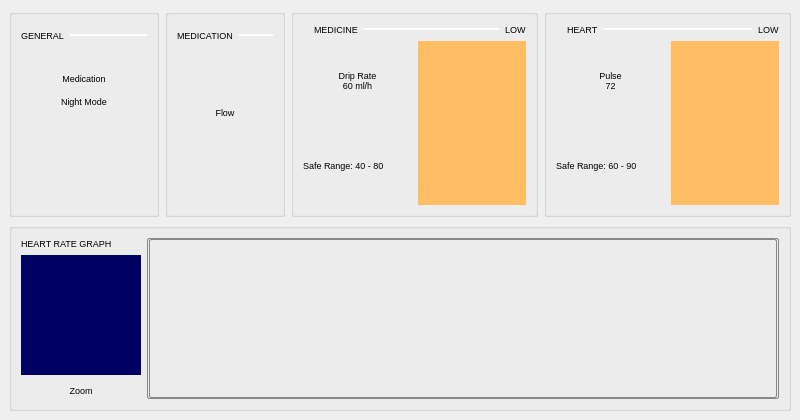
<?xml version="1.0" encoding="UTF-8"?>
<ui version="4.0">
 <class>PatientCare</class>
 <widget class="QWidget" name="PatientCare">
  <property name="geometry">
   <rect>
    <x>0</x>
    <y>0</y>
    <width>800</width>
    <height>420</height>
   </rect>
  </property>
  <property name="font">
   <font>
    <pointsize>7</pointsize>
   </font>
  </property>
  <property name="windowTitle">
   <string>PatientCare (Demo)</string>
  </property>
  <layout class="QVBoxLayout" name="verticalLayout_2">
   <property name="leftMargin">
    <number>0</number>
   </property>
   <property name="topMargin">
    <number>0</number>
   </property>
   <property name="rightMargin">
    <number>0</number>
   </property>
   <property name="bottomMargin">
    <number>0</number>
   </property>
   <item>
    <layout class="QVBoxLayout" name="topLayout">
     <property name="leftMargin">
      <number>9</number>
     </property>
     <property name="topMargin">
      <number>9</number>
     </property>
     <property name="rightMargin">
      <number>9</number>
     </property>
     <property name="bottomMargin">
      <number>9</number>
     </property>
     <item>
      <layout class="QHBoxLayout" name="layoutGroupBoxes">
       <item>
        <widget class="QGroupBox" name="gbGeneral">
         <property name="sizePolicy">
          <sizepolicy hsizetype="Expanding" vsizetype="Expanding">
           <horstretch>0</horstretch>
           <verstretch>1</verstretch>
          </sizepolicy>
         </property>
         <property name="minimumSize">
          <size>
           <width>150</width>
           <height>0</height>
          </size>
         </property>
         <property name="maximumSize">
          <size>
           <width>150</width>
           <height>16777215</height>
          </size>
         </property>
         <property name="font">
          <font/>
         </property>
         <property name="title">
          <string/>
         </property>
         <property name="flat">
          <bool>false</bool>
         </property>
         <layout class="QVBoxLayout" name="layoutGeneral">
          <item>
           <layout class="QHBoxLayout" name="horizontalLayout">
            <item>
             <widget class="QLabel" name="lblGeneral">
              <property name="sizePolicy">
               <sizepolicy hsizetype="Preferred" vsizetype="Fixed">
                <horstretch>0</horstretch>
                <verstretch>0</verstretch>
               </sizepolicy>
              </property>
              <property name="minimumSize">
               <size>
                <width>0</width>
                <height>22</height>
               </size>
              </property>
              <property name="text">
               <string>GENERAL</string>
              </property>
             </widget>
            </item>
            <item>
             <widget class="QWidget" name="widget" native="true">
              <property name="sizePolicy">
               <sizepolicy hsizetype="Expanding" vsizetype="Fixed">
                <horstretch>0</horstretch>
                <verstretch>0</verstretch>
               </sizepolicy>
              </property>
              <property name="maximumSize">
               <size>
                <width>16777215</width>
                <height>2</height>
               </size>
              </property>
              <property name="styleSheet">
               <string notr="true">background-color: rgb(255, 255, 255);</string>
              </property>
             </widget>
            </item>
           </layout>
          </item>
          <item>
           <spacer name="verticalSpacer_2">
            <property name="orientation">
             <enum>Qt::Vertical</enum>
            </property>
            <property name="sizeType">
             <enum>QSizePolicy::Fixed</enum>
            </property>
            <property name="sizeHint" stdset="0">
             <size>
              <width>20</width>
              <height>15</height>
             </size>
            </property>
           </spacer>
          </item>
          <item>
           <widget class="QtSvgSlideSwitch" name="switchSystemOff" native="true">
            <property name="styleSheet">
             <string notr="true">background-color: rgb(0, 85, 0)</string>
            </property>
           </widget>
          </item>
          <item>
           <widget class="QLabel" name="label">
            <property name="sizePolicy">
             <sizepolicy hsizetype="Expanding" vsizetype="Preferred">
              <horstretch>0</horstretch>
              <verstretch>0</verstretch>
             </sizepolicy>
            </property>
            <property name="text">
             <string>  Medication  </string>
            </property>
            <property name="alignment">
             <set>Qt::AlignCenter</set>
            </property>
           </widget>
          </item>
          <item>
           <widget class="QtSvgSlideSwitch" name="switchNightMode" native="true">
            <property name="styleSheet">
             <string notr="true">background-color: rgb(0, 85, 0)</string>
            </property>
           </widget>
          </item>
          <item>
           <widget class="QLabel" name="label_5">
            <property name="sizePolicy">
             <sizepolicy hsizetype="Expanding" vsizetype="Preferred">
              <horstretch>0</horstretch>
              <verstretch>0</verstretch>
             </sizepolicy>
            </property>
            <property name="text">
             <string>  Night Mode  </string>
            </property>
            <property name="alignment">
             <set>Qt::AlignCenter</set>
            </property>
           </widget>
          </item>
          <item>
           <spacer name="verticalSpacer">
            <property name="orientation">
             <enum>Qt::Vertical</enum>
            </property>
            <property name="sizeType">
             <enum>QSizePolicy::Expanding</enum>
            </property>
            <property name="sizeHint" stdset="0">
             <size>
              <width>20</width>
              <height>62</height>
             </size>
            </property>
           </spacer>
          </item>
         </layout>
        </widget>
       </item>
       <item>
        <widget class="QGroupBox" name="gbMedication">
         <property name="sizePolicy">
          <sizepolicy hsizetype="Expanding" vsizetype="Expanding">
           <horstretch>0</horstretch>
           <verstretch>1</verstretch>
          </sizepolicy>
         </property>
         <property name="minimumSize">
          <size>
           <width>120</width>
           <height>0</height>
          </size>
         </property>
         <property name="maximumSize">
          <size>
           <width>120</width>
           <height>16777215</height>
          </size>
         </property>
         <property name="font">
          <font/>
         </property>
         <property name="title">
          <string/>
         </property>
         <property name="flat">
          <bool>false</bool>
         </property>
         <layout class="QVBoxLayout" name="layoutMedication">
          <property name="sizeConstraint">
           <enum>QLayout::SetMinimumSize</enum>
          </property>
          <item>
           <layout class="QHBoxLayout" name="horizontalLayout_2">
            <item>
             <widget class="QLabel" name="lblMedication">
              <property name="sizePolicy">
               <sizepolicy hsizetype="Preferred" vsizetype="Minimum">
                <horstretch>0</horstretch>
                <verstretch>0</verstretch>
               </sizepolicy>
              </property>
              <property name="minimumSize">
               <size>
                <width>0</width>
                <height>22</height>
               </size>
              </property>
              <property name="text">
               <string>MEDICATION</string>
              </property>
             </widget>
            </item>
            <item>
             <widget class="QWidget" name="widget2" native="true">
              <property name="sizePolicy">
               <sizepolicy hsizetype="Expanding" vsizetype="Fixed">
                <horstretch>0</horstretch>
                <verstretch>0</verstretch>
               </sizepolicy>
              </property>
              <property name="maximumSize">
               <size>
                <width>16777215</width>
                <height>2</height>
               </size>
              </property>
              <property name="styleSheet">
               <string notr="true">background-color: rgb(255, 255, 255);</string>
              </property>
             </widget>
            </item>
           </layout>
          </item>
          <item>
           <spacer name="spacerMedication1">
            <property name="orientation">
             <enum>Qt::Vertical</enum>
            </property>
            <property name="sizeType">
             <enum>QSizePolicy::Fixed</enum>
            </property>
            <property name="sizeHint" stdset="0">
             <size>
              <width>20</width>
              <height>15</height>
             </size>
            </property>
           </spacer>
          </item>
          <item>
           <widget class="QtScrollDial" name="medicineFlow" native="true">
            <property name="sizePolicy">
             <sizepolicy hsizetype="Minimum" vsizetype="Minimum">
              <horstretch>0</horstretch>
              <verstretch>0</verstretch>
             </sizepolicy>
            </property>
            <property name="minimumSize">
             <size>
              <width>30</width>
              <height>30</height>
             </size>
            </property>
            <property name="maximumSize">
             <size>
              <width>156</width>
              <height>126</height>
             </size>
            </property>
           </widget>
          </item>
          <item>
           <widget class="QLabel" name="labelFlow">
            <property name="sizePolicy">
             <sizepolicy hsizetype="Expanding" vsizetype="Fixed">
              <horstretch>0</horstretch>
              <verstretch>0</verstretch>
             </sizepolicy>
            </property>
            <property name="minimumSize">
             <size>
              <width>31</width>
              <height>18</height>
             </size>
            </property>
            <property name="font">
             <font/>
            </property>
            <property name="text">
             <string>Flow</string>
            </property>
            <property name="alignment">
             <set>Qt::AlignCenter</set>
            </property>
           </widget>
          </item>
          <item>
           <spacer name="spacerMedication2">
            <property name="sizePolicy">
             <sizepolicy hsizetype="Minimum" vsizetype="Expanding">
              <horstretch>0</horstretch>
              <verstretch>0</verstretch>
             </sizepolicy>
            </property>
            <property name="orientation">
             <enum>Qt::Vertical</enum>
            </property>
            <property name="sizeType">
             <enum>QSizePolicy::Expanding</enum>
            </property>
            <property name="sizeHint" stdset="0">
             <size>
              <width>0</width>
              <height>0</height>
             </size>
            </property>
           </spacer>
          </item>
         </layout>
        </widget>
       </item>
       <item>
        <widget class="QGroupBox" name="gbFlow">
         <property name="sizePolicy">
          <sizepolicy hsizetype="Expanding" vsizetype="Expanding">
           <horstretch>0</horstretch>
           <verstretch>1</verstretch>
          </sizepolicy>
         </property>
         <property name="minimumSize">
          <size>
           <width>0</width>
           <height>0</height>
          </size>
         </property>
         <property name="font">
          <font/>
         </property>
         <property name="title">
          <string/>
         </property>
         <property name="flat">
          <bool>false</bool>
         </property>
         <layout class="QGridLayout" name="gridLayout_3">
          <item row="0" column="0" colspan="2">
           <layout class="QHBoxLayout" name="horizontalLayout_3">
            <item>
             <widget class="QLabel" name="lblLedFlow">
              <property name="sizePolicy">
               <sizepolicy hsizetype="Minimum" vsizetype="Minimum">
                <horstretch>0</horstretch>
                <verstretch>0</verstretch>
               </sizepolicy>
              </property>
              <property name="text">
               <string/>
              </property>
              <property name="pixmap">
               <pixmap>:/led-green.svg</pixmap>
              </property>
             </widget>
            </item>
            <item>
             <widget class="QLabel" name="lblMedicineFlow">
              <property name="sizePolicy">
               <sizepolicy hsizetype="Preferred" vsizetype="Minimum">
                <horstretch>0</horstretch>
                <verstretch>0</verstretch>
               </sizepolicy>
              </property>
              <property name="text">
               <string>MEDICINE</string>
              </property>
             </widget>
            </item>
            <item>
             <widget class="QWidget" name="widget_3" native="true">
              <property name="sizePolicy">
               <sizepolicy hsizetype="Expanding" vsizetype="Fixed">
                <horstretch>0</horstretch>
                <verstretch>0</verstretch>
               </sizepolicy>
              </property>
              <property name="maximumSize">
               <size>
                <width>16777215</width>
                <height>2</height>
               </size>
              </property>
              <property name="styleSheet">
               <string notr="true">background-color: rgb(255, 255, 255);</string>
              </property>
             </widget>
            </item>
            <item>
             <widget class="QLabel" name="lblStatusFlow">
              <property name="sizePolicy">
               <sizepolicy hsizetype="Minimum" vsizetype="Preferred">
                <horstretch>0</horstretch>
                <verstretch>0</verstretch>
               </sizepolicy>
              </property>
              <property name="font">
               <font/>
              </property>
              <property name="text">
               <string>LOW</string>
              </property>
             </widget>
            </item>
           </layout>
          </item>
          <item row="1" column="0">
           <widget class="QLabel" name="lblFlow">
            <property name="sizePolicy">
             <sizepolicy hsizetype="Preferred" vsizetype="Expanding">
              <horstretch>0</horstretch>
              <verstretch>1</verstretch>
             </sizepolicy>
            </property>
            <property name="text">
             <string>Drip Rate
60 ml/h</string>
            </property>
            <property name="alignment">
             <set>Qt::AlignCenter</set>
            </property>
           </widget>
          </item>
          <item row="1" column="1" rowspan="2">
           <widget class="QtMultiSlider" name="multiSliderMedicine" native="true">
            <property name="sizePolicy">
             <sizepolicy hsizetype="Preferred" vsizetype="Expanding">
              <horstretch>0</horstretch>
              <verstretch>1</verstretch>
             </sizepolicy>
            </property>
            <property name="minimumSize">
             <size>
              <width>20</width>
              <height>30</height>
             </size>
            </property>
            <property name="styleSheet">
             <string notr="true">background-color: rgb(255, 190, 100)</string>
            </property>
           </widget>
          </item>
          <item row="2" column="0">
           <widget class="QLabel" name="lblRangeFlow">
            <property name="text">
             <string>Safe Range: 40 - 80</string>
            </property>
            <property name="wordWrap">
             <bool>true</bool>
            </property>
           </widget>
          </item>
         </layout>
        </widget>
       </item>
       <item>
        <widget class="QGroupBox" name="gbHeartRate">
         <property name="sizePolicy">
          <sizepolicy hsizetype="Expanding" vsizetype="Expanding">
           <horstretch>0</horstretch>
           <verstretch>1</verstretch>
          </sizepolicy>
         </property>
         <property name="minimumSize">
          <size>
           <width>0</width>
           <height>0</height>
          </size>
         </property>
         <property name="title">
          <string/>
         </property>
         <layout class="QGridLayout" name="gridLayout_4">
          <item row="0" column="0" colspan="2">
           <layout class="QHBoxLayout" name="horizontalLayout_4">
            <item>
             <widget class="QLabel" name="lblLedHeartRate">
              <property name="sizePolicy">
               <sizepolicy hsizetype="Minimum" vsizetype="Minimum">
                <horstretch>0</horstretch>
                <verstretch>0</verstretch>
               </sizepolicy>
              </property>
              <property name="text">
               <string/>
              </property>
              <property name="pixmap">
               <pixmap>:/led-green.svg</pixmap>
              </property>
             </widget>
            </item>
            <item>
             <widget class="QLabel" name="lblHeartRate">
              <property name="sizePolicy">
               <sizepolicy hsizetype="Preferred" vsizetype="Minimum">
                <horstretch>0</horstretch>
                <verstretch>0</verstretch>
               </sizepolicy>
              </property>
              <property name="text">
               <string>HEART</string>
              </property>
             </widget>
            </item>
            <item>
             <widget class="QWidget" name="widget_4" native="true">
              <property name="sizePolicy">
               <sizepolicy hsizetype="Expanding" vsizetype="Fixed">
                <horstretch>0</horstretch>
                <verstretch>0</verstretch>
               </sizepolicy>
              </property>
              <property name="maximumSize">
               <size>
                <width>16777215</width>
                <height>2</height>
               </size>
              </property>
              <property name="styleSheet">
               <string notr="true">background-color: rgb(255, 255, 255);</string>
              </property>
             </widget>
            </item>
            <item>
             <widget class="QLabel" name="lblStatusHeartRate">
              <property name="sizePolicy">
               <sizepolicy hsizetype="Minimum" vsizetype="Preferred">
                <horstretch>0</horstretch>
                <verstretch>0</verstretch>
               </sizepolicy>
              </property>
              <property name="font">
               <font/>
              </property>
              <property name="text">
               <string>LOW</string>
              </property>
             </widget>
            </item>
           </layout>
          </item>
          <item row="1" column="0">
           <widget class="QLabel" name="lblRate">
            <property name="sizePolicy">
             <sizepolicy hsizetype="Preferred" vsizetype="Expanding">
              <horstretch>0</horstretch>
              <verstretch>1</verstretch>
             </sizepolicy>
            </property>
            <property name="text">
             <string>Pulse
72</string>
            </property>
            <property name="alignment">
             <set>Qt::AlignCenter</set>
            </property>
           </widget>
          </item>
          <item row="1" column="1" rowspan="2">
           <widget class="QtMultiSlider" name="multiSliderHeartRate" native="true">
            <property name="sizePolicy">
             <sizepolicy hsizetype="Preferred" vsizetype="Expanding">
              <horstretch>0</horstretch>
              <verstretch>1</verstretch>
             </sizepolicy>
            </property>
            <property name="minimumSize">
             <size>
              <width>20</width>
              <height>30</height>
             </size>
            </property>
            <property name="styleSheet">
             <string notr="true">background-color: rgb(255, 190, 100)</string>
            </property>
           </widget>
          </item>
          <item row="2" column="0">
           <widget class="QLabel" name="lblRangePulse">
            <property name="text">
             <string>Safe Range: 60 - 90</string>
            </property>
            <property name="wordWrap">
             <bool>true</bool>
            </property>
           </widget>
          </item>
         </layout>
        </widget>
       </item>
      </layout>
     </item>
     <item>
      <widget class="QGroupBox" name="gbGraph">
       <property name="sizePolicy">
        <sizepolicy hsizetype="Preferred" vsizetype="Minimum">
         <horstretch>0</horstretch>
         <verstretch>0</verstretch>
        </sizepolicy>
       </property>
       <property name="title">
        <string/>
       </property>
       <property name="flat">
        <bool>false</bool>
       </property>
       <layout class="QHBoxLayout" name="horizontalLayout_5">
        <item>
         <layout class="QVBoxLayout" name="verticalLayout">
          <item>
           <widget class="QLabel" name="label_12">
            <property name="sizePolicy">
             <sizepolicy hsizetype="Minimum" vsizetype="Fixed">
              <horstretch>0</horstretch>
              <verstretch>0</verstretch>
             </sizepolicy>
            </property>
            <property name="text">
             <string>HEART RATE GRAPH</string>
            </property>
           </widget>
          </item>
          <item>
           <widget class="Qt5WayButton" name="heartRateNavigator" native="true">
            <property name="sizePolicy">
             <sizepolicy hsizetype="Fixed" vsizetype="Fixed">
              <horstretch>0</horstretch>
              <verstretch>0</verstretch>
             </sizepolicy>
            </property>
            <property name="minimumSize">
             <size>
              <width>120</width>
              <height>120</height>
             </size>
            </property>
            <property name="maximumSize">
             <size>
              <width>120</width>
              <height>120</height>
             </size>
            </property>
            <property name="styleSheet">
             <string notr="true">background-color: rgb(0, 0, 100)</string>
            </property>
           </widget>
          </item>
          <item>
           <widget class="QLabel" name="labelNavigator">
            <property name="sizePolicy">
             <sizepolicy hsizetype="Minimum" vsizetype="Fixed">
              <horstretch>0</horstretch>
              <verstretch>0</verstretch>
             </sizepolicy>
            </property>
            <property name="minimumSize">
             <size>
              <width>68</width>
              <height>18</height>
             </size>
            </property>
            <property name="font">
             <font/>
            </property>
            <property name="text">
             <string>Zoom</string>
            </property>
            <property name="alignment">
             <set>Qt::AlignCenter</set>
            </property>
           </widget>
          </item>
         </layout>
        </item>
        <item>
         <widget class="QFrame" name="frame">
          <property name="sizePolicy">
           <sizepolicy hsizetype="Expanding" vsizetype="Preferred">
            <horstretch>0</horstretch>
            <verstretch>0</verstretch>
           </sizepolicy>
          </property>
          <property name="styleSheet">
           <string notr="true">border: 1px solid #888888; border-radius: 2px;</string>
          </property>
          <property name="frameShape">
           <enum>QFrame::StyledPanel</enum>
          </property>
          <layout class="QHBoxLayout" name="horizontalLayout_7">
           <property name="spacing">
            <number>1</number>
           </property>
           <property name="leftMargin">
            <number>1</number>
           </property>
           <property name="topMargin">
            <number>0</number>
           </property>
           <property name="rightMargin">
            <number>1</number>
           </property>
           <property name="bottomMargin">
            <number>0</number>
           </property>
           <item>
            <widget class="QtBasicGraph" name="heartRatePlot" native="true">
             <property name="sizePolicy">
              <sizepolicy hsizetype="Expanding" vsizetype="Minimum">
               <horstretch>0</horstretch>
               <verstretch>0</verstretch>
              </sizepolicy>
             </property>
             <property name="maximumSize">
              <size>
               <width>16777215</width>
               <height>160</height>
              </size>
             </property>
            </widget>
           </item>
          </layout>
         </widget>
        </item>
       </layout>
      </widget>
     </item>
    </layout>
   </item>
  </layout>
 </widget>
 <customwidgets>
  <customwidget>
   <class>QtSvgSlideSwitch</class>
   <extends>QWidget</extends>
   <header>qtsvgslideswitch.h</header>
   <container>1</container>
  </customwidget>
  <customwidget>
   <class>Qt5WayButton</class>
   <extends>QWidget</extends>
   <header>qt5waybutton.h</header>
   <container>1</container>
  </customwidget>
  <customwidget>
   <class>QtBasicGraph</class>
   <extends>QWidget</extends>
   <header>qtbasicgraph.h</header>
   <container>1</container>
  </customwidget>
  <customwidget>
   <class>QtMultiSlider</class>
   <extends>QWidget</extends>
   <header>qtmultislider.h</header>
   <container>1</container>
  </customwidget>
  <customwidget>
   <class>QtScrollDial</class>
   <extends>QWidget</extends>
   <header>qtscrolldial.h</header>
   <container>1</container>
  </customwidget>
 </customwidgets>
 <resources/>
 <connections/>
</ui>
